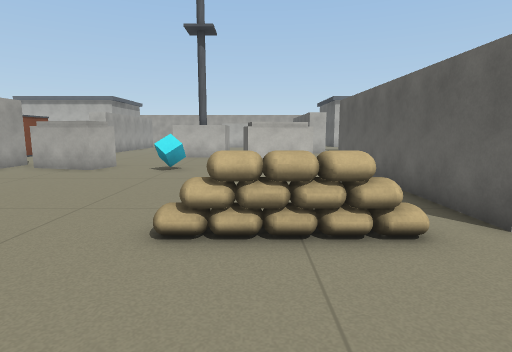
[1] (above)

18 first-person views from a walk through a Unity game level. The camera is 1.5 m above the floor, tilts 8° down and sees 80° across. The floor is counted in squares, 1 m on a side. Each view is taken from the middle of a square. On the plan, view 1 faces up. The plan holds only what a view shows up to about 15 squares ahead; the rest is blank. The place goes on beyond the plan. The player character is not drawn.

[2]
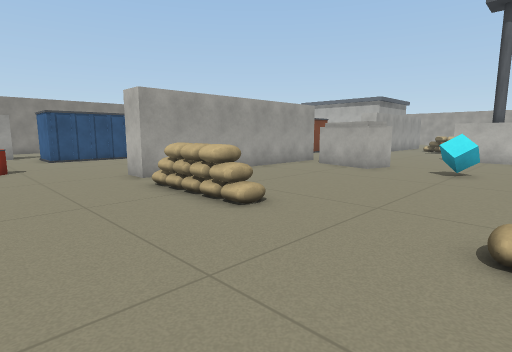

[3]
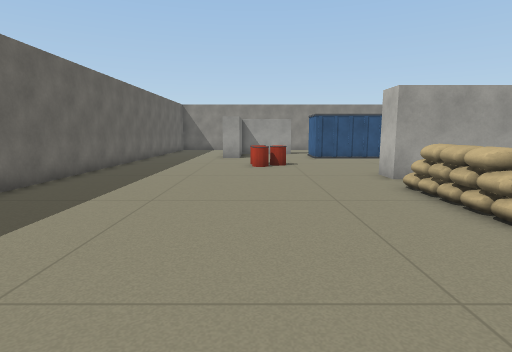

[4]
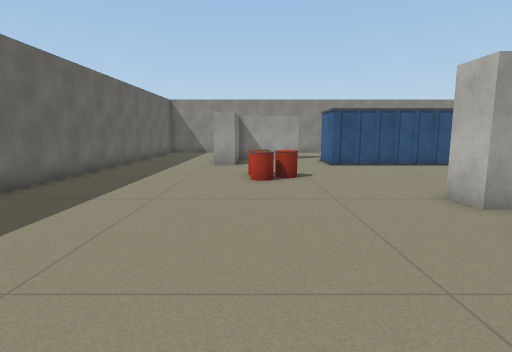

[5]
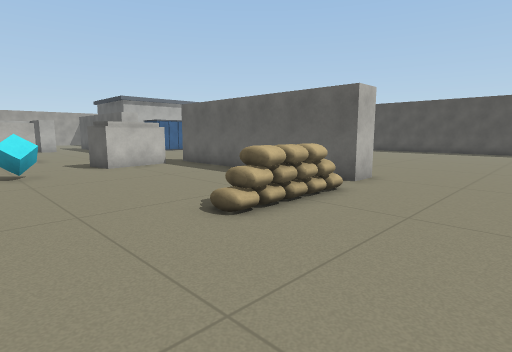

[6]
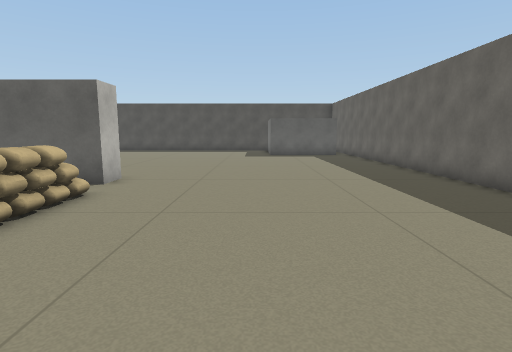

[7]
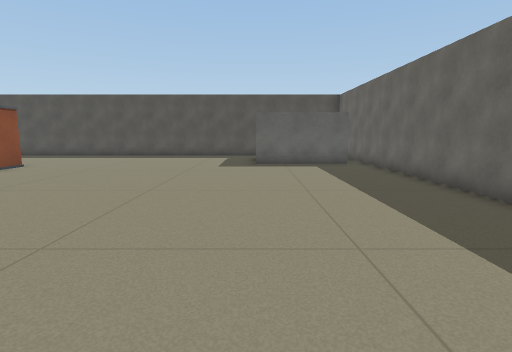

[8]
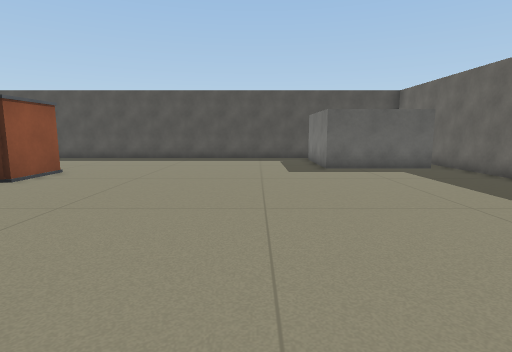

[9]
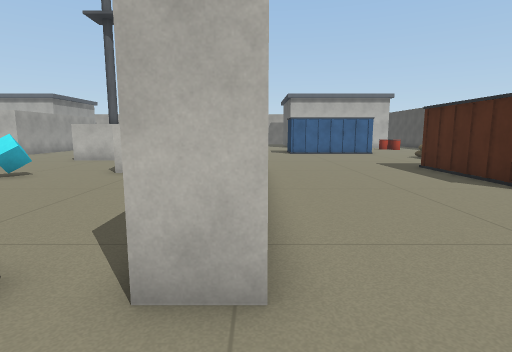

[10]
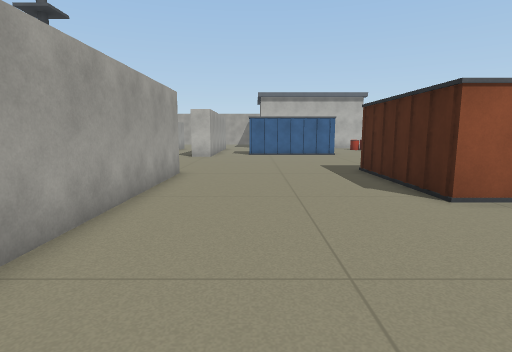

[11]
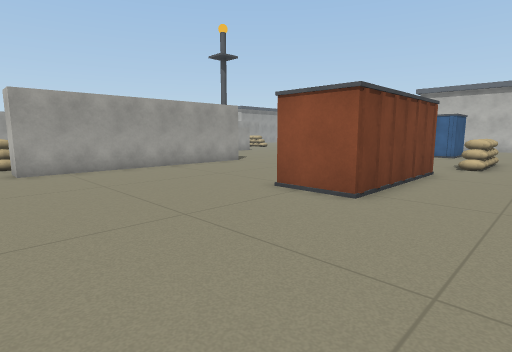

[12]
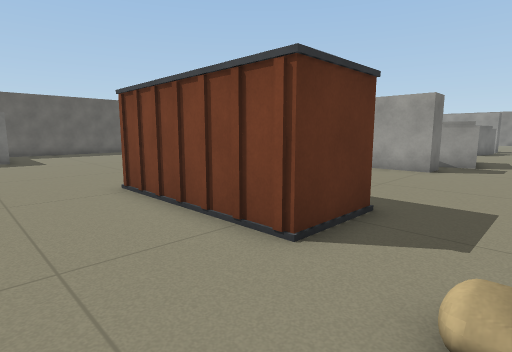

[13]
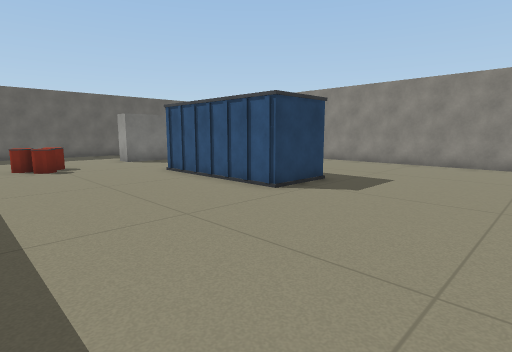

[14]
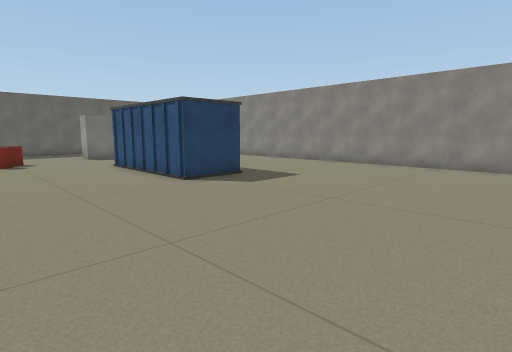

[15]
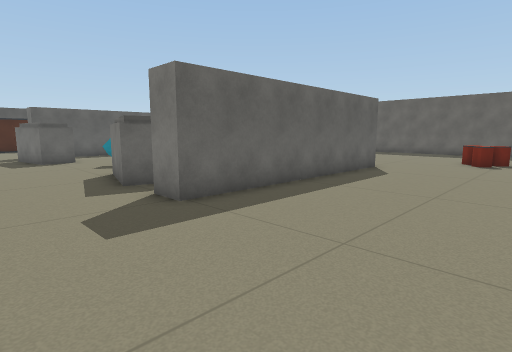

[16]
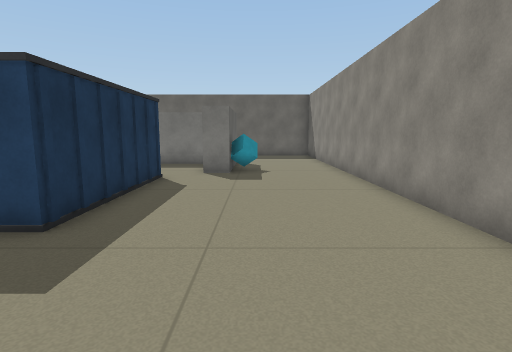

[17]
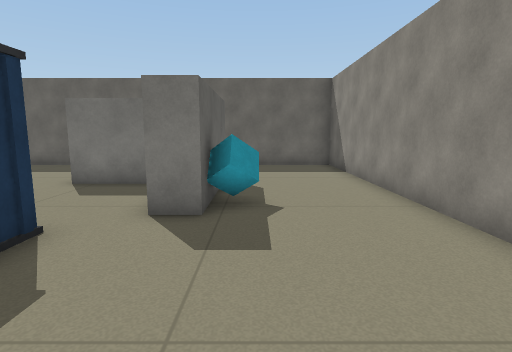

[18]
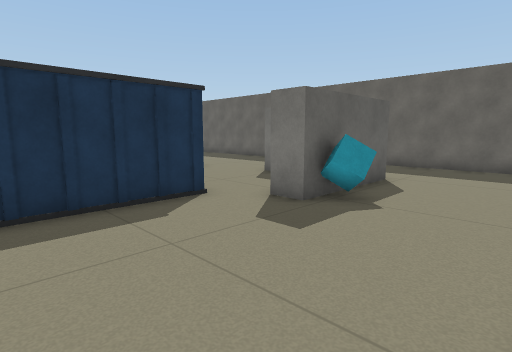

### Floor plan
Key: @ floor where view 1 was taken; # wall or solid block; . floor; O other object.
Columns run from 29 left of view 1 to 18 right of it. Each row starts with its distance up from view 1.
 18          .........       ...      ..........OO..
 17 #............................  ................
 16 #...............................................
 15 #............................OOO.........OOOO...
 14 #................##.OOOO.....OOO.##......O  O...
 13 #................##.OOO..OO......##......O  O...
 12 #................##......OO......##......O  O...
 11 #................##..............##......O  O...
 10 #................##..............##......OOOO...
  9 #......OOOO......##............. ##.............
  8 #......O  O......## ............ ##.............
  7 #......O  O......##  ............##.............
  6 #......O  O......##   ...........##.............
  5 #......O  O......##.   O....OOOO.##.............
  4 #......O OO.........OOOO....OOOO................
  3 #...............................................
  2 #...O##.........................................
  1 #...O# ......OO.................................
  0 #....# ......OO..............@..................
 -1 #....#####...................................###
 -2 #....#   #...................................#
 -3 #.....   ................. ..................#
 -4 #......  ................   .................#
 -5 #......  ...............     ................#
 -6 #......  .............         ................
 -7 #####################           ################

Where each view was taken, in squares from view 1:
view 1: 0 up, 0 right, facing up
view 2: 0 up, 1 left, facing up-left
view 3: 0 up, 1 left, facing left
view 4: 0 up, 5 left, facing left
view 5: 0 up, 5 left, facing up-right
view 6: 0 up, 5 left, facing right
view 7: 1 down, 1 right, facing right
view 8: 2 up, 3 right, facing right
view 9: 2 up, 5 right, facing up
view 10: 3 up, 8 right, facing up
view 11: 3 up, 18 right, facing up-left
view 12: 18 up, 18 right, facing down-left
view 13: 15 up, 13 left, facing down-left
view 14: 18 up, 14 left, facing down-left
view 15: 18 up, 18 left, facing down-right
view 16: 14 up, 25 left, facing down
view 17: 8 up, 25 left, facing down
view 18: 8 up, 28 left, facing down-right
